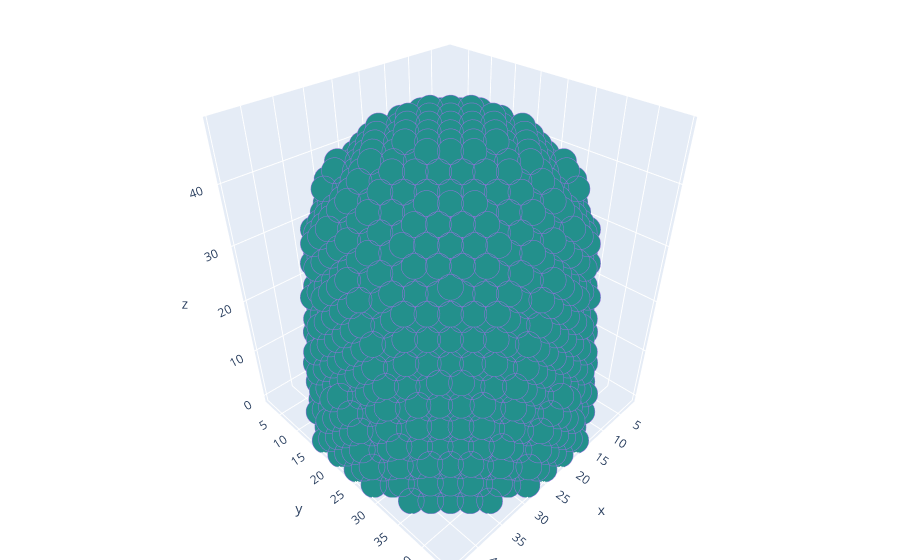

The notebook cell saved with this chart:
### Code cell
visualize(pr_tip_shank)

### Figure 1 — Plotly figure (JSON) as saved in the notebook; plotly's stock layout.template omitted (floating-point values rounded to 4 significant figures; data arrays with more than 128 entries replaced by an {"elided": "..."} marker saying what was removed)
{"data": [{"marker": {"color": {"elided": "3808 int values"}, "colorscale": [[0, "#440154"], [0.1111, "#482878"], [0.2222, "#3e4989"], [0.3333, "#31688e"], [0.4444, "#26828e"], [0.5556, "#1f9e89"], [0.6667, "#35b779"], [0.7778, "#6ece58"], [0.8889, "#b5de2b"], [1, "#fde725"]], "line": {"color": "MediumPurple", "width": 12}, "size": 9}, "mode": "markers", "type": "scatter3d", "x": {"elided": "3808 float values"}, "y": {"elided": "3808 float values"}, "z": {"elided": "3808 float values"}}], "layout": {"margin": {"b": 0, "l": 0, "r": 0, "t": 0}}}
